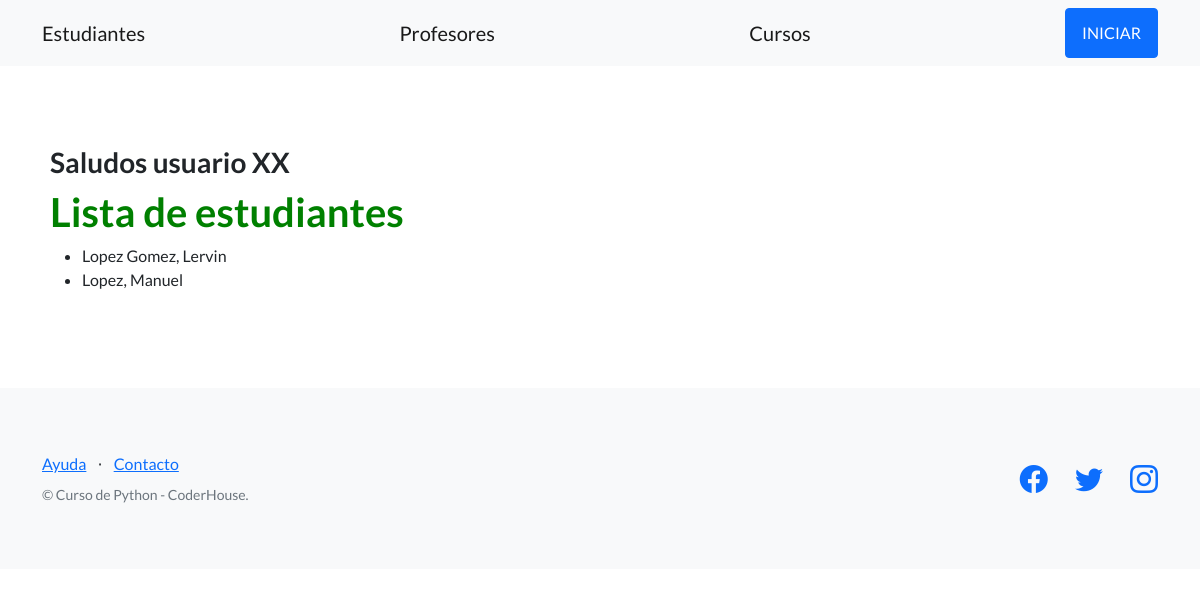
/plataforma/alumnos/, run on an earlier commit of the app's database.
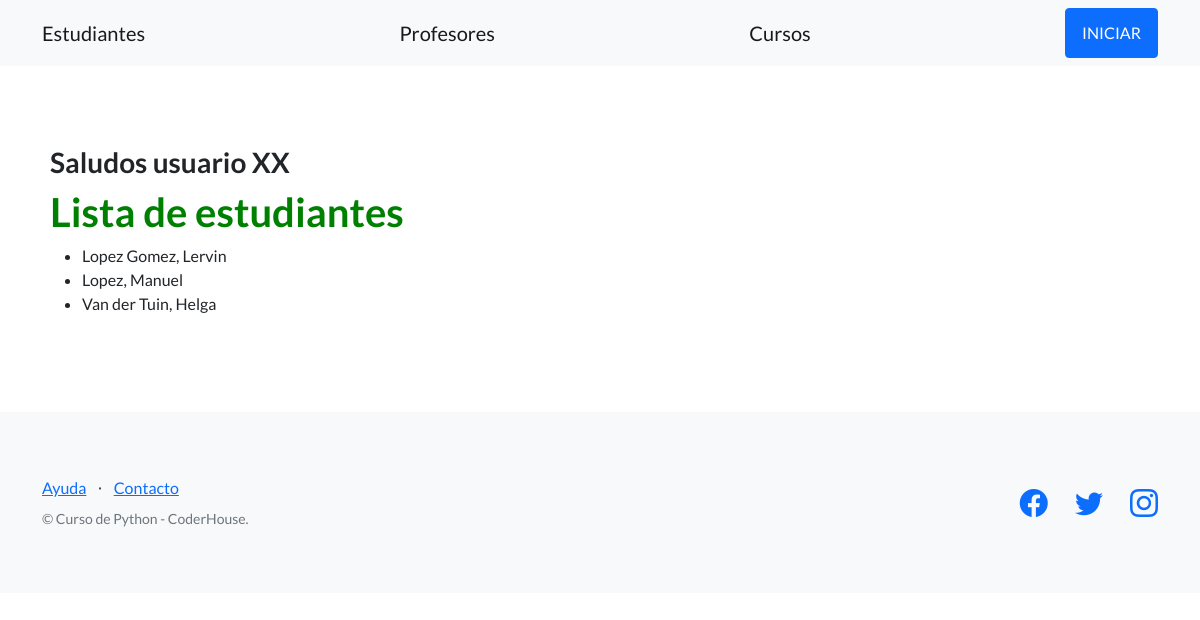
And on a later commit of the database.
### estudiantes/models.py (models this page shows, shortened)
class Estudiante(models.Model):
    nombre = models.CharField(max_length=256)
    apellido = models.CharField(max_length=256)
    dni = models.CharField(max_length=32)
    email = models.EmailField()
    fecha_nacimiento = models.DateField(null=True)

### estudiantes/views.py (the view)
# urls.py: path('alumnos/', listar_estudiantes, name="listar_alumnos"),
def listar_estudiantes(request):
    contexto = {
        'estudiantes': Estudiante.objects.all()
    }
    return render(
        request=request,
        template_name='estudiantes/lista_estudiantes.html',
        context=contexto,
    )

### estudiantes/templates/estudiantes/lista_estudiantes.html (shortened to what this page needs)
{% extends "estudiantes/base.html" %}
{% block contenido %}
{% include "estudiantes/barra_saludo.html" %}
<h1 class="titulos-coder">Lista de estudiantes</h1>
<ul>
{% for student in estudiantes %}
  <li>{{ student.apellido }}, {{ student.nombre }}</li>
{% endfor %}
</ul>
{% endblock contenido %}

What changed in the data, as far as the page shows it:
added Estudiante: apellido "Van der Tuin", nombre "Helga"
